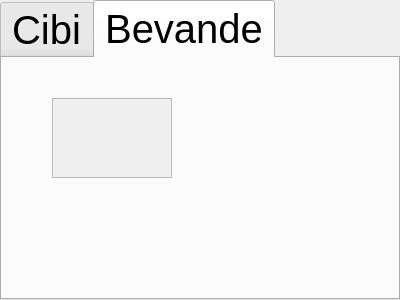
<?xml version="1.0" encoding="UTF-8"?>
<ui version="4.0">
 <class>HolderListView</class>
 <widget class="QTabWidget" name="HolderListView">
  <property name="geometry">
   <rect>
    <x>0</x>
    <y>0</y>
    <width>400</width>
    <height>300</height>
   </rect>
  </property>
  <property name="font">
   <font>
    <pointsize>30</pointsize>
   </font>
  </property>
  <property name="windowTitle">
   <string>TabWidget</string>
  </property>
  <property name="currentIndex">
   <number>1</number>
  </property>
  <widget class="QWidget" name="foods">
   <attribute name="title">
    <string>Cibi</string>
   </attribute>
   <widget class="QScrollArea" name="scrollAreaFoods">
    <property name="geometry">
     <rect>
      <x>50</x>
      <y>40</y>
      <width>120</width>
      <height>80</height>
     </rect>
    </property>
    <property name="widgetResizable">
     <bool>true</bool>
    </property>
    <widget class="QWidget" name="scrollAreaWidgetContents">
     <property name="geometry">
      <rect>
       <x>0</x>
       <y>0</y>
       <width>118</width>
       <height>78</height>
      </rect>
     </property>
    </widget>
   </widget>
  </widget>
  <widget class="QWidget" name="drinks">
   <attribute name="title">
    <string>Bevande</string>
   </attribute>
   <widget class="QScrollArea" name="scrollAreaDrinks">
    <property name="geometry">
     <rect>
      <x>50</x>
      <y>40</y>
      <width>120</width>
      <height>80</height>
     </rect>
    </property>
    <property name="widgetResizable">
     <bool>true</bool>
    </property>
    <widget class="QWidget" name="scrollAreaWidgetContents_2">
     <property name="geometry">
      <rect>
       <x>0</x>
       <y>0</y>
       <width>118</width>
       <height>78</height>
      </rect>
     </property>
    </widget>
   </widget>
  </widget>
 </widget>
 <resources/>
 <connections/>
</ui>
